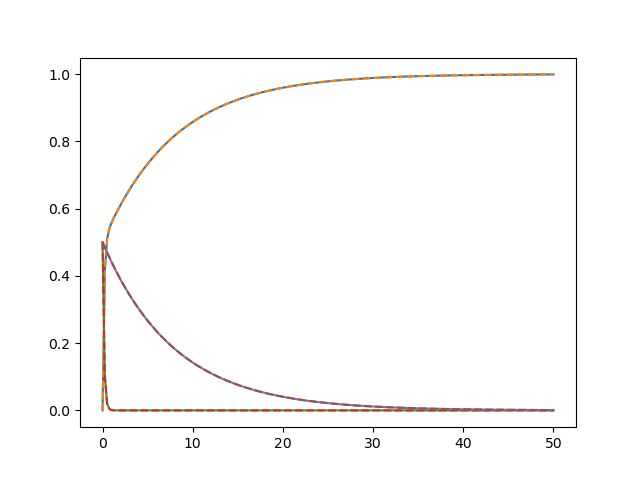

This chart was generated by the following Python code:
from src.lindbladAG import evaluate, lindbladianAG, mesolveAG
import numpy as np
from qutip import Qobj, basis, brmesolve
import matplotlib.pyplot as plt

nLevels = 3

H = Qobj(np.diag([0, 1, 1.01]))
a_ops = [basis(nLevels, 1)*basis(nLevels, 0).dag() + 
         basis(nLevels, 0)*basis(nLevels, 1).dag(), 
         basis(nLevels, 2)*basis(nLevels, 0).dag() + 
         basis(nLevels, 0)*basis(nLevels, 2).dag()]

J = np.asarray([lambda x: 1 * (x>=0), lambda x: 0.02 * (x>=0)])
psi0 = (basis(nLevels, 1) + basis(nLevels, 2)).unit()
tlist = np.linspace(0, 50, 200)
e_ops = [basis(nLevels, i)*basis(nLevels, i).dag() for i in range(nLevels)]
popME = mesolveAG(H=H, psi0=psi0, tlist=tlist, a_ops=a_ops, J=J, 
                  use_secular=False, sec_cutoff=0.1, e_ops=e_ops, progress_bar=True).expect

a_opsBR = [[np.sqrt(2*np.pi)*a_op, j] for a_op, j in zip(a_ops, J)]
popBR = brmesolve(H=H, psi0=psi0, tlist=tlist, 
                  a_ops=a_opsBR,
                  use_secular=False, sec_cutoff=0.1, e_ops=e_ops).expect

fig = plt.figure()
for i in range(nLevels):
    plt.plot(tlist, popME[i])
    plt.plot(tlist, popBR[i], "--")

plt.savefig("test.png")